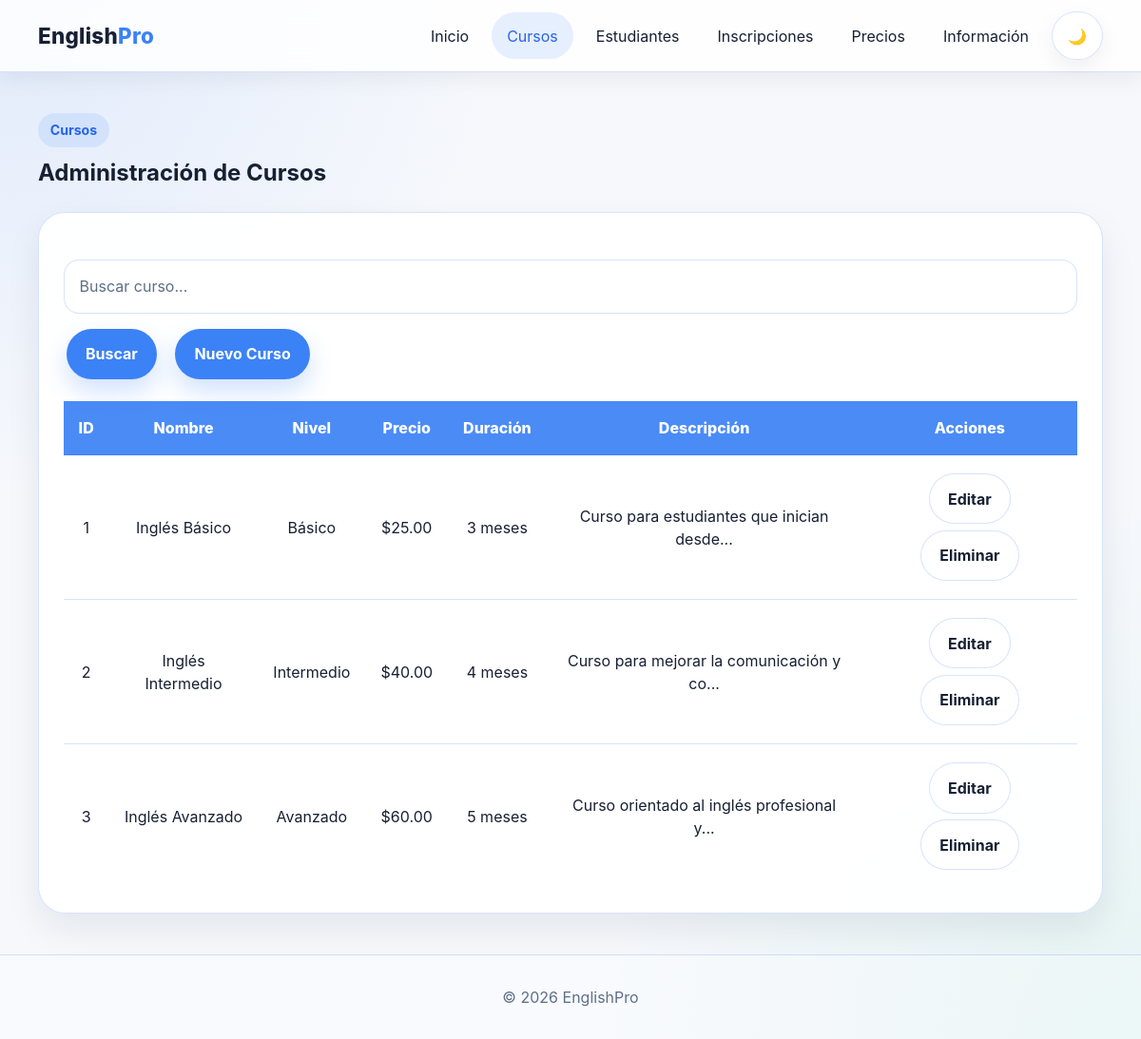
The app's page /index.php?pagina=cursos with its own data.
### tables this page shows
CREATE TABLE cursos (
    id_curso INT AUTO_INCREMENT PRIMARY KEY,
    nombre VARCHAR(100) NOT NULL,
    nivel ENUM('Básico','Intermedio','Avanzado') NOT NULL,
    precio DECIMAL(8,2) NOT NULL,
    duracion VARCHAR(50) NOT NULL,
    descripcion TEXT
);

### app/models/Curso.php (called while the page is built, shortened)
<?php
require_once "../config/database.php";
class Curso
{
    private $conn;
    private $tabla = "cursos";
    public function __construct()
    {
        $database = new Database();
        $this->conn = $database->conectar();
    }
    public function obtenerCursos()
    {
        $sql = "SELECT * FROM " . $this->tabla . " ORDER BY id_curso ASC";
        $stmt = $this->conn->prepare($sql);
        $stmt->execute();
        return $stmt->fetchAll(PDO::FETCH_ASSOC);
    }
}

### config/database.php (called while the page is built, shortened)
<?php
class Database
{
    private $host;
    private $db_name;
    private $username;
    private $password;
    private $port;
    public function __construct()
    {
        $this->host = getenv("DB_HOST") ?: "localhost";
        $this->db_name = getenv("DB_NAME") ?: "englishpro_db";
        $this->username = getenv("DB_USER") ?: "root";
        $this->password = getenv("DB_PASS") ?: "";
        $this->port = getenv("DB_PORT") ?: "3306";
    }
    public function conectar()
    {
        $this->conn = null;
        try {
            $dsn = "mysql:host={$this->host};port={$this->port};dbname={$this->db_name};charset=utf8mb4";
            $this->conn = new PDO(
                $dsn,
                $this->username,
                $this->password,
                [
                    PDO::ATTR_ERRMODE => PDO::ERRMODE_EXCEPTION,
                    PDO::ATTR_DEFAULT_FETCH_MODE => PDO::FETCH_ASSOC,
                    PDO::ATTR_EMULATE_PREPARES => false
                ]
            );
        } catch (PDOException $e) {
            die("Error de conexión: " . $e->getMessage());
        }
        return $this->conn;
    }
}

### app/controllers/CursoController.php (called while the page is built, shortened)
<?php
require_once "../app/models/Curso.php";
class CursoController
{
    private $modelo;
    public function __construct()
    {
        $this->modelo = new Curso();
    }
    public function listar()
    {
        $cursos = $this->modelo->obtenerCursos();
        return $cursos;
    }
}

### app/views/cursos/listar.php (the view, shortened to what this page needs)
<section class="section">
    <div class="container">
        <div class="section__head">
            <span class="section__tag">Cursos</span>
            <h2>Administración de Cursos</h2>
        </div>
        <div class="content-box">
            <form method="GET" class="hero__actions" style="margin-bottom:20px;">
                <input
                    type="text"
                    name="buscar"
                    placeholder="Buscar curso..."
                    value="<?= $_GET['buscar'] ?? '' ?>">
                <button class="btn btn--primary" type="submit">
                    Buscar
                </button>
                <a class="btn btn--primary"
                   href="index.php?pagina=cursos&accion=agregar">
                    Nuevo Curso
                </a>
            </form>
            <div style="overflow:auto;">
                <table style="width:100%; border-collapse:collapse;">
                    <tr>
                        <th>ID</th>
                        <th>Nombre</th>
                        <th>Nivel</th>
                        <th>Precio</th>
                        <th>Duración</th>
                        <th>Descripción</th>
                        <th>Acciones</th>
                    </tr>
                    <?php foreach($cursos as $curso): ?>
                    <tr>
                        <td><?= $curso['id_curso'] ?></td>
                        <td><?= $curso['nombre'] ?></td>
                        <td><?= $curso['nivel'] ?></td>
                        <td>$<?= $curso['precio'] ?></td>
                        <td><?= $curso['duracion'] ?></td>
                        <td><?= substr($curso['descripcion'], 0, 40) ?>...</td>
                        <td>
                            <a class="btn btn--ghost"
                               href="index.php?pagina=cursos&accion=editar&id=<?= $curso['id_curso'] ?>">
                                Editar
                            </a>
                            <a class="btn btn--ghost"
                               href="index.php?pagina=cursos&accion=eliminar&id=<?= $curso['id_curso'] ?>"
                               onclick="return confirm('¿Está seguro de eliminar el curso <?= $curso['nombre'] ?>?');">
                                Eliminar
                            </a>
                        </td>
                    </tr>
                    <?php endforeach; ?>
                </table>
            </div>
        </div>
    </div>
</section>

### public/CSS/normalice.css (style rules this page uses)
*, *::before, *::after { box-sizing: border-box; }
html { line-height: 1.5; -webkit-text-size-adjust: 100%; scroll-behavior: smooth; }
body { margin: 0; }
h1, h2, h3, h4, h5, h6, p { margin: 0; }
a { background-color: transparent; text-decoration: none; color: inherit; }
button, input, select, textarea { font: inherit; }
button { border: 0; background: none; cursor: pointer; }
input, select, textarea, button { outline: none; }
table { border-collapse: collapse; border-spacing: 0; }

### public/CSS/styles.css (style rules this page uses)
:root { --bg: #f6f8fc; --bg-alt: #edf3ff; --surface: rgba(255, 255, 255, 0.94); --surface-strong: #ffffff; --text: #172033; --muted: #5f6f89; --primary: #3b82f6; --primary-dark: #2563eb; --primary-soft: rgba(59, 130, 246, 0.12); --border: rgba(37, 99, 235, 0.18); --border-strong: rgba(37, 99, 235, 0.28); --shadow: 0 16px 36px rgba(15, 23, 42, 0.08); --shadow-soft: 0 8px 22px rgba(15, 23, 42, 0.06); --radius: 28px; --radius-sm: 16px; --header-h: 76px; }
body { min-height: 100vh; background: radial-gradient(circle at top left, rgba(59, 130, 246, 0.11), transparent 32%), radial-gradient(circle at bottom right, rgba(16, 185, 129, 0.07), transparent 35%), var(--bg); color: var(--text); font-family: Inter, system-ui, -apple-system, BlinkMacSystemFont, "Segoe UI", sans-serif; padding-top: var(--header-h); }
.container { width: min(1120px, calc(100% - 2rem)); margin: 0 auto; }
.section { padding: 2.7rem 0; }
.section__head { margin-bottom: 1.4rem; }
.section__head h2, .content-box h2, .pricing-card h2, .timeline__item h3, .info-card h3 { font-size: clamp(1.3rem, 2vw, 2rem); margin-top: 0.6rem; margin-bottom: 0.5rem; }
.hero__content, .hero__card, .content-box, .pricing-card, .info-card, .contact-form, .timeline__item, .accordion__item { background: var(--surface); border: 1px solid var(--border); border-radius: var(--radius); box-shadow: var(--shadow); }
.contact-form, .content-box, .pricing-card, .info-card { padding: 1.6rem; }
.badge, .section__tag { display: inline-flex; padding: 0.45rem 0.8rem; border-radius: 999px; background: var(--primary-soft); color: var(--primary-dark); font-weight: 700; font-size: 0.88rem; }
.hero__actions { display: flex; flex-wrap: wrap; gap: 0.8rem; margin-top: 1.5rem; }
.btn { display: inline-flex; align-items: center; justify-content: center; min-height: 48px; padding: 0.85rem 1.2rem; border-radius: 999px; font-weight: 700; transition: 0.25s ease; border: 1px solid transparent; }
.btn--primary { background: var(--primary); color: white; box-shadow: 0 12px 26px rgba(59, 130, 246, 0.24); }
.btn--ghost { border: 1px solid var(--border); background: rgba(255, 255, 255, 0.55); color: var(--text); }
input, select, textarea { width: 100%; border-radius: 16px; border: 1px solid var(--border); background: rgba(255, 255, 255, 0.82); color: var(--text); padding: 0.95rem 1rem; outline: none; }
input::placeholder, textarea::placeholder { color: var(--muted); }
.content-box table { width: 100%; border-collapse: separate !important; border-spacing: 0; background: transparent; color: var(--text); overflow: hidden; }
.content-box th { background: rgba(59, 130, 246, 0.92); color: #ffffff; padding: 1rem; text-align: center; font-weight: 800; border-bottom: 1px solid var(--border); }
.content-box td { color: var(--text); padding: 1rem; text-align: center; border-bottom: 1px solid var(--border); }
.content-box tr:last-child td { border-bottom: none; }
.content-box .btn { margin: 0.2rem; }

### records on screen
cursos: id_curso "1", nombre "Inglés Básico", nivel "Básico", precio "25.00", duracion "3 meses", descripcion "Curso para estudiantes que inician desde"
cursos: id_curso "2", nombre "Inglés Intermedio", nivel "Intermedio", precio "40.00", duracion "4 meses", descripcion "Curso para mejorar la comunicación y co"
cursos: id_curso "3", nombre "Inglés Avanzado", nivel "Avanzado", precio "60.00", duracion "5 meses", descripcion "Curso orientado al inglés profesional y"
